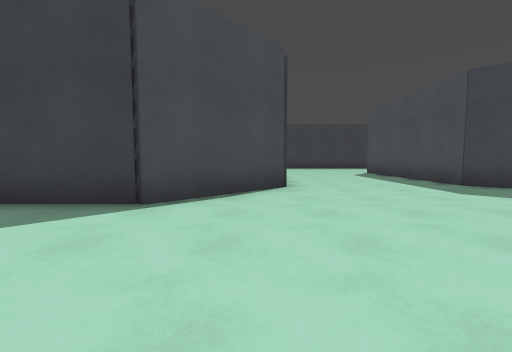
view 1 (above)

24 first-person views from a walk through a Godot game level. The camera is 1.2 m above the floor, tilts 4° down and sees 90° across. The floor is counted in squares, 1.8 m on a side. Each view is taken from the middle of a square. On the plan, view 1 faces up. The plan holds only what a view shows up to about 9 squares ahead; the rest is blank. The place goes on beyond the plan. Surface patterns are stand-ins for the level's own textures.

view 2
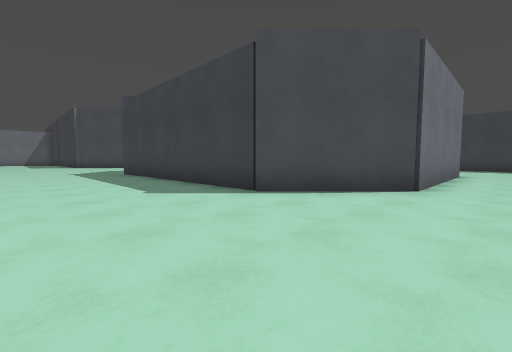

view 3
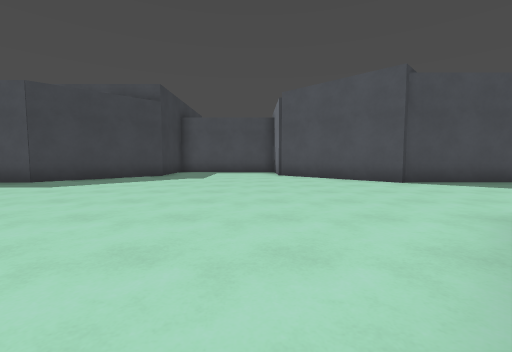

view 4
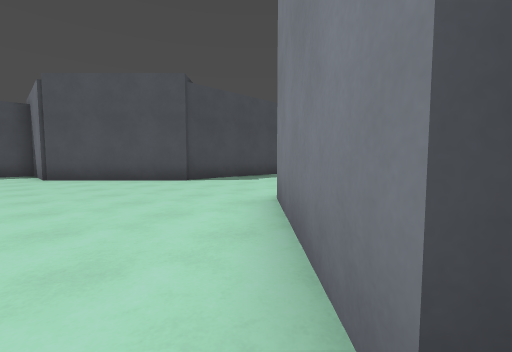

view 5
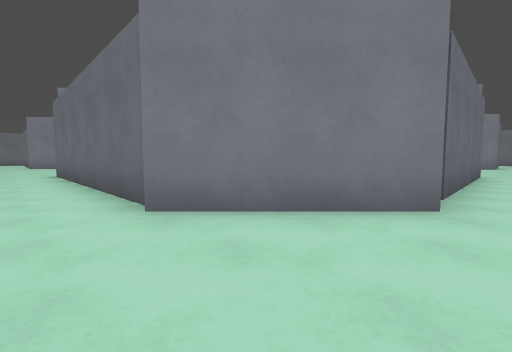

view 6
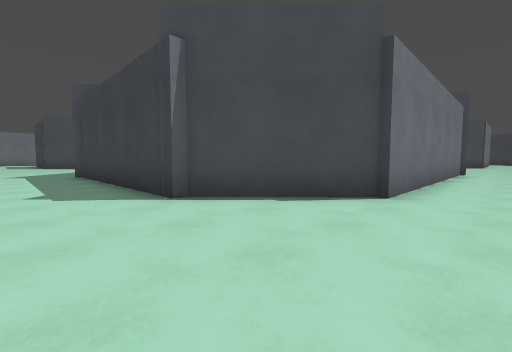

view 7
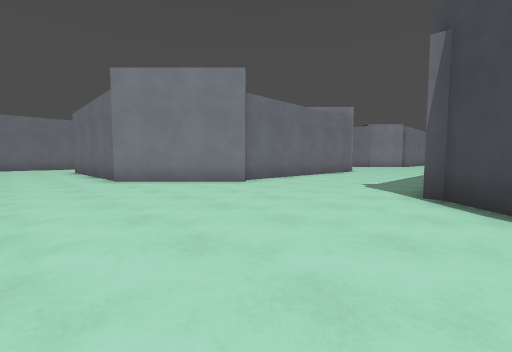

view 8
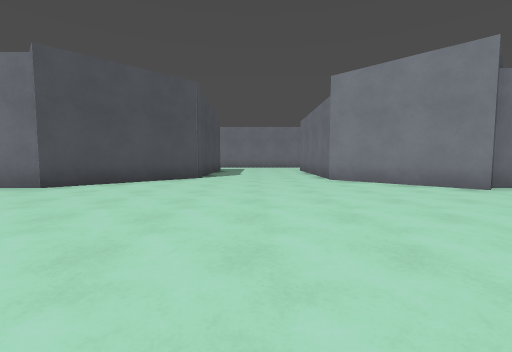

view 9
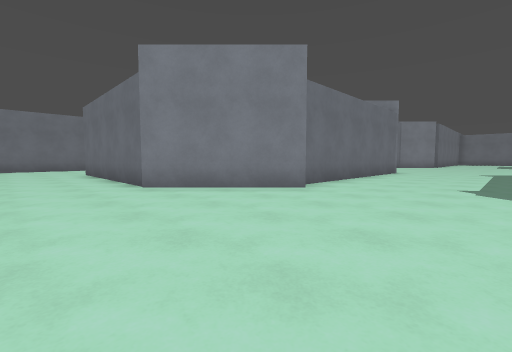

view 10
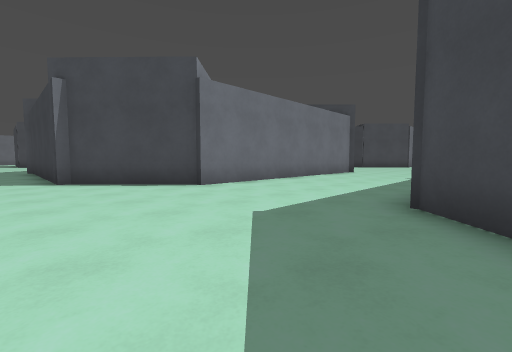

view 11
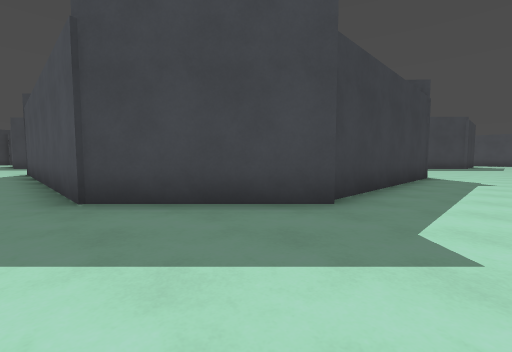

view 12
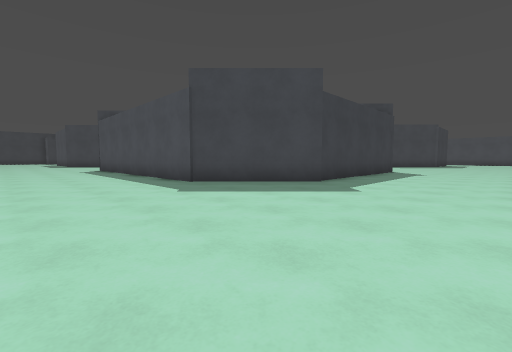

view 13
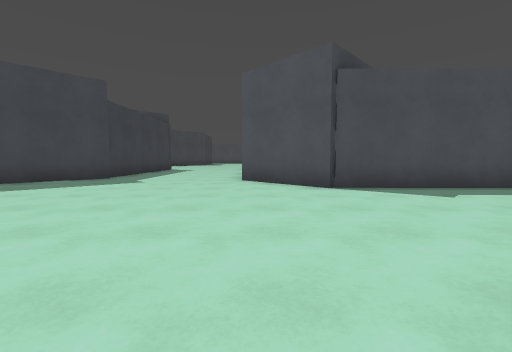

view 14
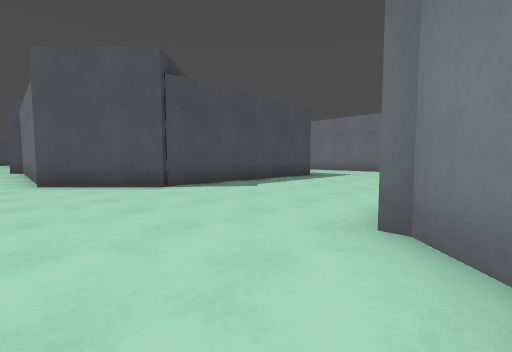

view 15
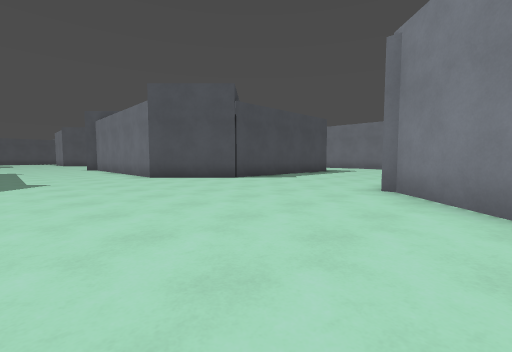

view 16
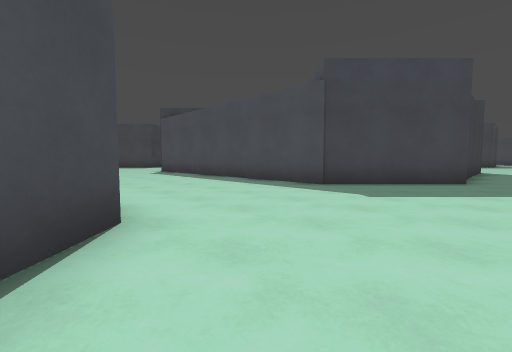

view 17
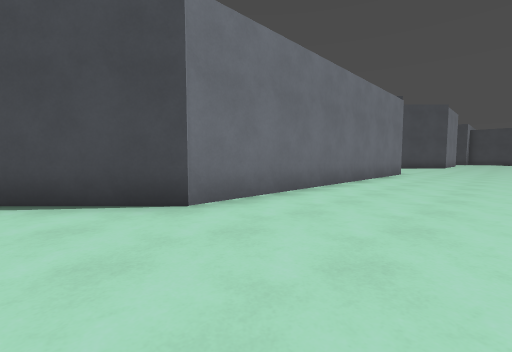

view 18
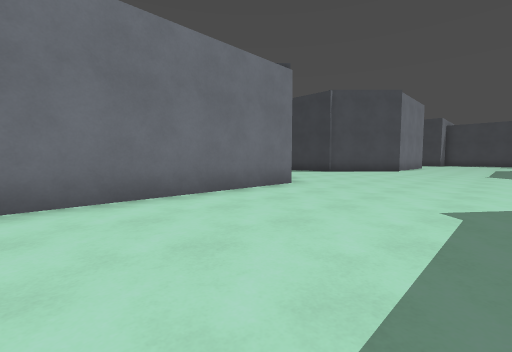

view 19
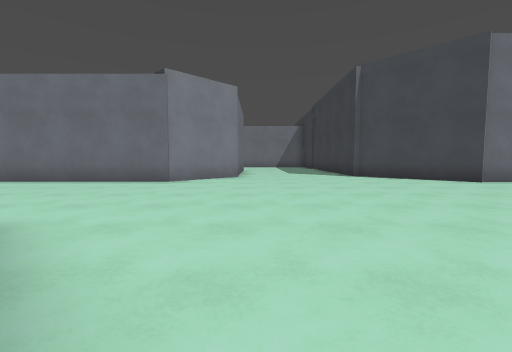

view 20
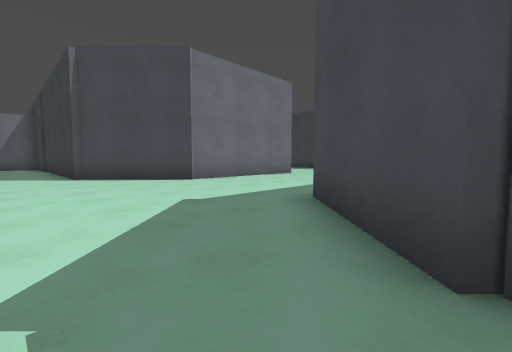

view 21
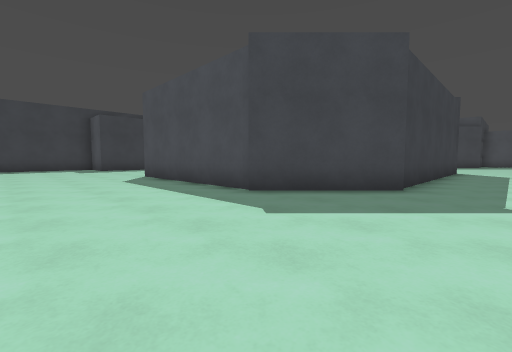

view 22
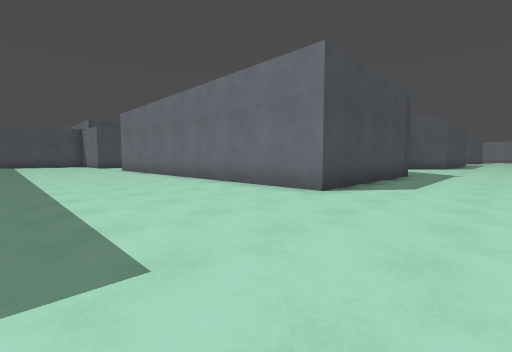

view 23
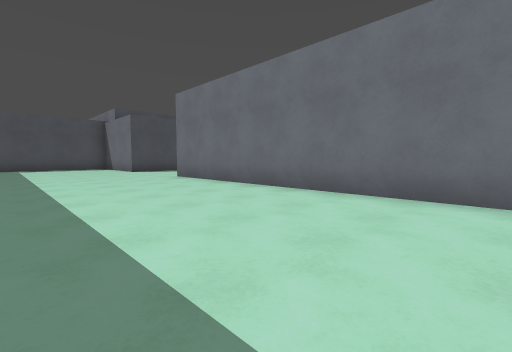

view 24
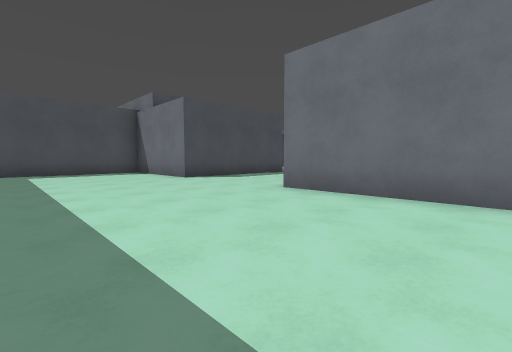

### Floor plan
Points are (right, up) in squares from view 1. A wall is a line through its corners. A room is listed if a view was taken in it or the views show most of it. See-through windows are left out.
Room 1 (views 1, 2, 3, 4, 5, 6, 7, 8, 9, 10, 11, 12, 13, 14, 15, 16, 17, 18, 19, 20, 21, 22, 23, 24)
walls: (-1.9, -0.6) (0.8, -3.2); (-9.6, -0.7) (-2.9, -0.7); (-9.1, 3.5) (-11.4, 5.8); (0.6, -3.5) (0.6, -11.3) (-1.9, -13.7) (-1.9, -14) (-8.4, -14); (-11.2, 5.8) (-11.2, 11.4) (0.6, 11.4) (0.6, 5.9) (-1.6, 3.7) (-9, 3.7); (4.9, -4) (7.5, -1.3); (5, -7.1) (5, -4.1); (-16, 6.3) (-18.4, 3.8); (7.1, 4.1) (5, 6.2) (5, 9.1); (-18.1, -0.7) (-16.2, -2.5) (-16.2, -12.2) (-18.1, -14.1); (-16.2, 7.8) (-16.2, 6.2); (-8.5, -14.3) (-11.3, -11.5) (-11.3, -4); (6.1, -12.1) (5.1, -11.1); (0.6, -21) (0.6, -25.4); (-18, -18.8) (-16.3, -20.5); (4.7, -21.7) (7.6, -18.9); (-11.4, -25.2) (-11.3, -20.6) (-9.4, -18.6) (-2.3, -18.7) (-1.9, -18.3) (0.7, -20.9)

Positions as (right, up) in squares from view 1, and headings:
1: (0, 0), facing up
2: (2, 0), facing up-left
3: (-2, 0), facing right
4: (-2, 0), facing down-right
5: (2, 0), facing down-left
6: (2, -16), facing up-left
7: (3, -13), facing down-left
8: (3, -13), facing down
9: (3, -15), facing down-left
10: (6, -15), facing up-left
11: (-12, -16), facing up-right
12: (-15, -18), facing up-right
13: (-17, -19), facing right
14: (-17, -18), facing down-right
15: (-18, -15), facing down-right
16: (-17, -15), facing up-right
17: (-13, -14), facing up-left
18: (-12, -8), facing up-left
19: (-9, 0), facing left
20: (-9, 2), facing up-left
21: (-15, 2), facing up-right
22: (-14, 16), facing down-right
23: (-8, 16), facing down-right
24: (-3, 16), facing down-right
